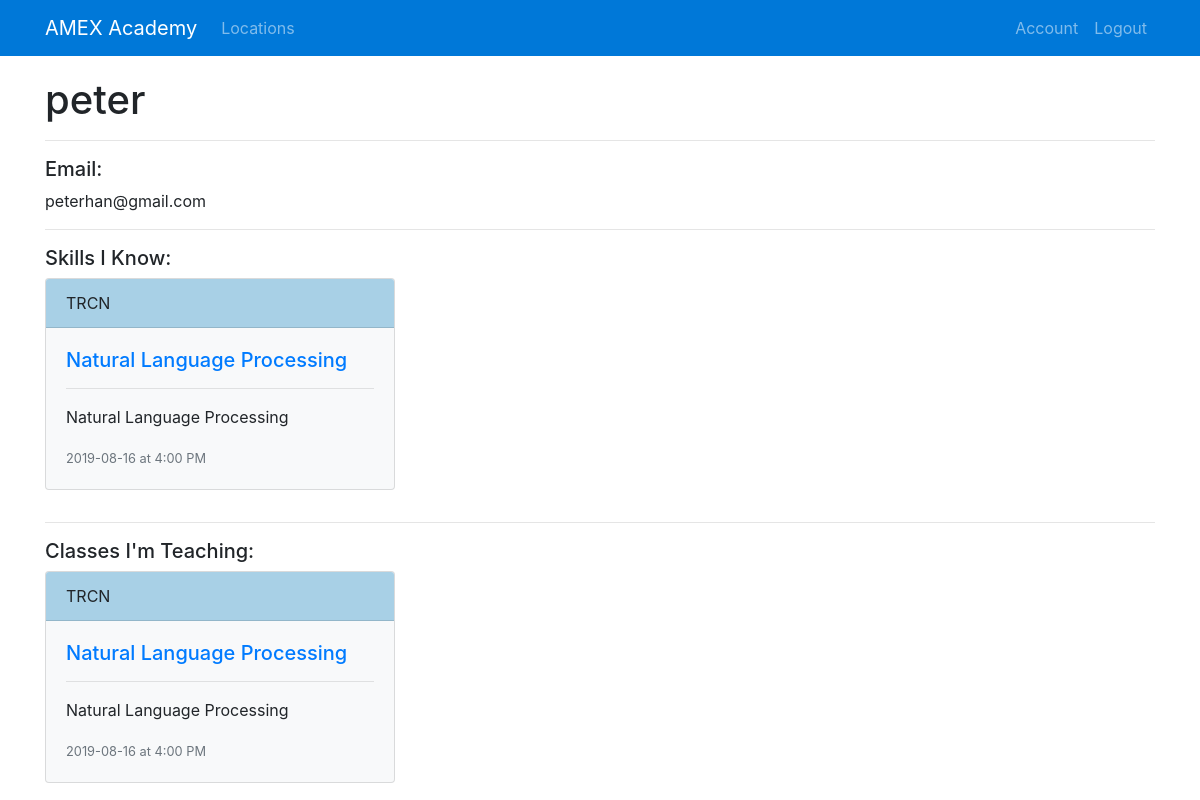
Page /account (signed in) on the earlier database version.
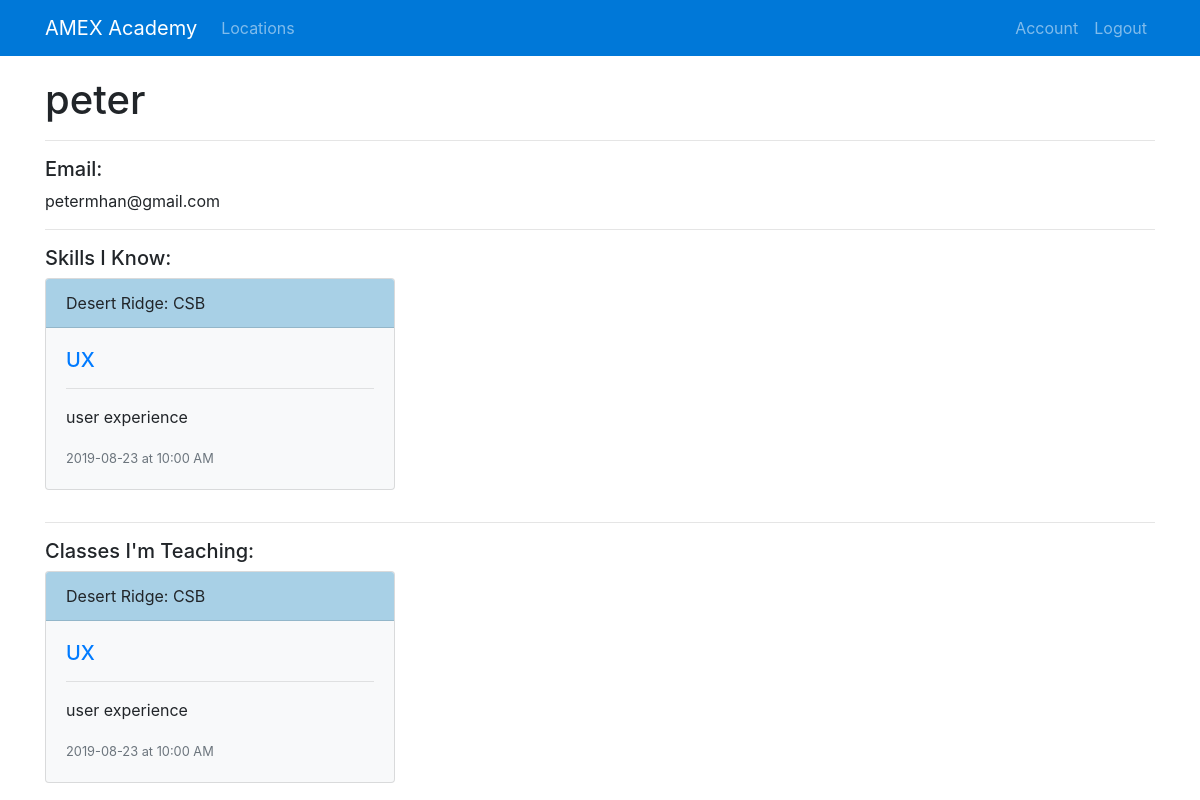
Same page on the later database version.
### academy/models.py (models this page shows, shortened)
class User(db.Model, UserMixin):
    id = db.Column(db.Integer, primary_key=True)
    username = db.Column(db.String(20), unique=True, nullable=False)
    email = db.Column(db.String(120), unique=True, nullable=False)
    password = db.Column(db.String(60), nullable=False)
    user_type = db.Column(db.String(20), nullable = False)
    description = db.Column(db.String(500))
    items = db.relationship('Item', backref="item", lazy=True)

class Item(db.Model):
    id = db.Column(db.Integer, primary_key=True)
    name = db.Column(db.String(100), nullable=False)
    description = db.Column(db.Text, nullable=False)
    category = db.Column(db.String(30), nullable=False)
    date = db.Column(db.DateTime, nullable=False)
    startTime = db.Column(db.Time, nullable=False)
    endTime = db.Column(db.Time, nullable=False)
    location_id = db.Column(db.Integer, db.ForeignKey('location.id'), nullable=False)
    user_id = db.Column(db.Integer, db.ForeignKey('user.id'), nullable=False)

class Location(db.Model):
    id = db.Column(db.Integer, primary_key=True)
    name = db.Column(db.String(100), nullable=False)
    address = db.Column(db.String(100), nullable=False)
    city = db.Column(db.String(100), nullable=False)
    state = db.Column(db.String(2), nullable=False)
    zip = db.Column(db.String(11), nullable=False)
    items = db.relationship('Item', backref='location', lazy=True)

### academy/routes.py (the view)
@app.route('/account')
@login_required
def account():
    items = Item.query.filter_by(user_id=current_user.id).all()
    return render_template('account.html', title="Account", items=items)

### academy/models.py (called while the page is built)
@login_manager.user_loader
def load_user(user_id):
    return User.query.get(int(user_id))

### academy/templates/account.html (shortened to what this page needs)
{% extends "layout.html" %}
{% block content %}
    <h1>{{ current_user.username }}</h1>
    <hr>
    <h5>Email:</h5>
    <p>{{ current_user.email }}</p>
    <hr>
    <h5>Skills I Know:</h5>
    <div class="row">
    {% for item in items %}
        <div class="col-sm-4 mb-3">
            <div class="card bg-light">
              <div class="card-header" style="background-color: #a8d0e6">{{ item.location.name }}</div>
              <div class="card-body">
                <h5><a href="{{ url_for('item', item_id=item.id) }}">{{ item.name }}</a></h5>
                <hr>
                <p class="card-text">{{ item.description }}</p>
                <p class="card-text"><small class="text-muted">{{ item.date.strftime('%Y-%m-%d') }} at {{item.startTime.strftime('%l:%M %p')}}</small></p>
              </div>
            </div>
        </div>
    {% endfor %}
    </div>
    <hr>
    <h5>Classes I'm Teaching:</h5>
    <div class="row">
    {% for item in items %}
        <div class="col-sm-4 mb-3">
            <div class="card bg-light">
              <div class="card-header" style="background-color: #a8d0e6">{{ item.location.name }}</div>
              <div class="card-body">
                <h5><a href="{{ url_for('item', item_id=item.id) }}">{{ item.name }}</a></h5>
                <hr>
                <p class="card-text">{{ item.description }}</p>
                <p class="card-text"><small class="text-muted">{{ item.date.strftime('%Y-%m-%d') }} at {{item.startTime.strftime('%l:%M %p')}}</small></p>
              </div>
            </div>
        </div>
    {% endfor %}
    </div>
{% endblock content %}

Differences in the rows shown:
removed Item: location.name "TRCN", name "Natural Language Processing", description "Natural Language Processing", date "2019-08-16", startTime "4:00 PM"
changed User "peter": email "peterhan@gmail.com" → "petermhan@gmail.com"
now on this page (row edited): Item: location.name "Desert Ridge: CSB", name "UX", description "user experience", date "2019-08-23", startTime "10:00 AM"
